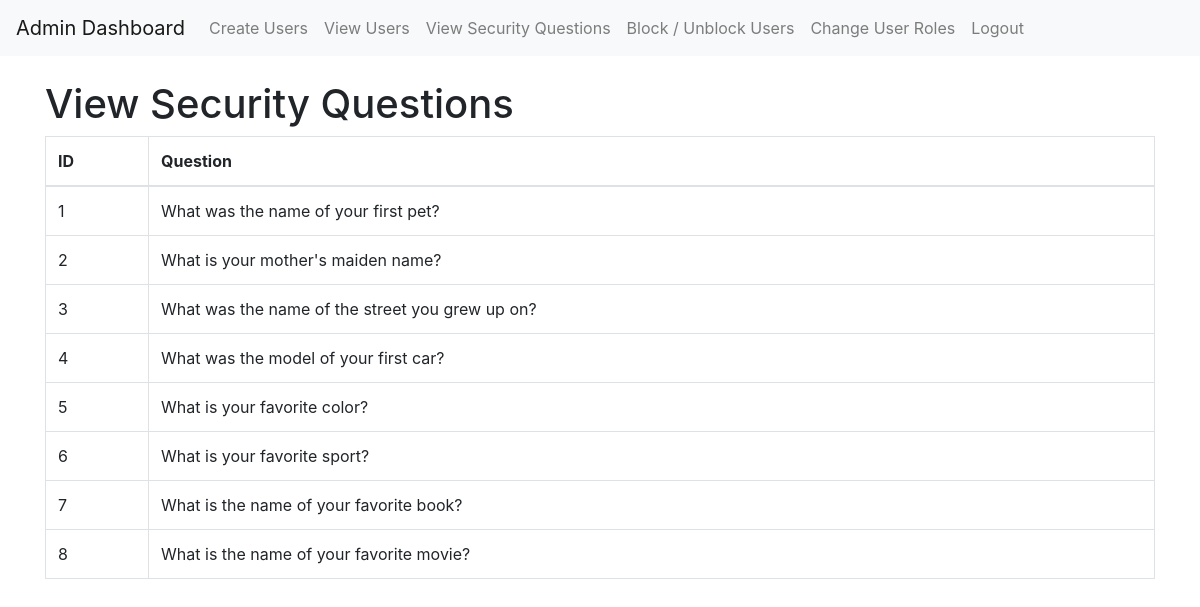
Page /view_security_questions.php (signed in) on the committed database.
### tables this page shows
CREATE TABLE `security_question_options` (
  `id` int(11) NOT NULL,
  `question` varchar(255) NOT NULL
);

### view_security_questions.php (the view, shortened to what this page needs)
<?php
require_once "config.php";
$questions = [];
$query = "SELECT id, question FROM security_question_options";
$result = $conn->query($query);
if ($result->num_rows > 0) {
    while ($row = $result->fetch_assoc()) {
        $questions[] = $row;
    }
}
?>
<!DOCTYPE html>
<html>
<head>
    <link rel="stylesheet" href="https://maxcdn.bootstrapcdn.com/bootstrap/4.5.2/css/bootstrap.min.css">
</head>
<body>
<body>
<nav class="navbar navbar-expand-lg navbar-light bg-light">
        <a class="navbar-brand" href="#">Admin Dashboard</a>
        <div class="collapse navbar-collapse" id="navbarNav">
            <ul class="navbar-nav">
            <li class="nav-item">
                    <a class="nav-link" href="admin_create_user.php">Create Users</a>
                </li>
                <li class="nav-item">
                    <a class="nav-link" href="view_users.php">View Users</a>
                </li>
                <li class="nav-item">
                    <a class="nav-link" href="view_security_questions.php">View Security Questions</a>
                </li>
                <li class="nav-item">
                    <a class="nav-link" href="block_unblock_users.php">Block / Unblock Users</a>
                </li>
                <li class="nav-item">
                    <a class="nav-link" href="change_user_role.php">Change User Roles</a>
                </li>
                <li class="nav-item">
                    <a class="nav-link" href="logout.php">Logout</a>
                </li>
            </ul>
        </div>
    </nav>
    <div class="container">
        <h1 class="mt-4">View Security Questions</h1>
        <table class="table table-bordered">
            <thead>
                <tr>
                    <th>ID</th>
                    <th>Question</th>
                </tr>
            </thead>
            <tbody>
                <?php foreach ($questions as $question): ?>
                    <tr>
                        <td><?php echo $question['id']; ?></td>
                        <td><?php echo $question['question']; ?></td>
                    </tr>
                <?php endforeach; ?>
            </tbody>
        </table>
    </div>
</body>
</html>

### rows in the picture
security_question_options: id "1", question "What was the name of your first pet?"
security_question_options: id "2", question "What is your mother's maiden name?"
security_question_options: id "3", question "What was the name of the street you grew up on?"
security_question_options: id "4", question "What was the model of your first car?"
security_question_options: id "5", question "What is your favorite color?"
security_question_options: id "6", question "What is your favorite sport?"
security_question_options: id "7", question "What is the name of your favorite book?"
security_question_options: id "8", question "What is the name of your favorite movie?"
